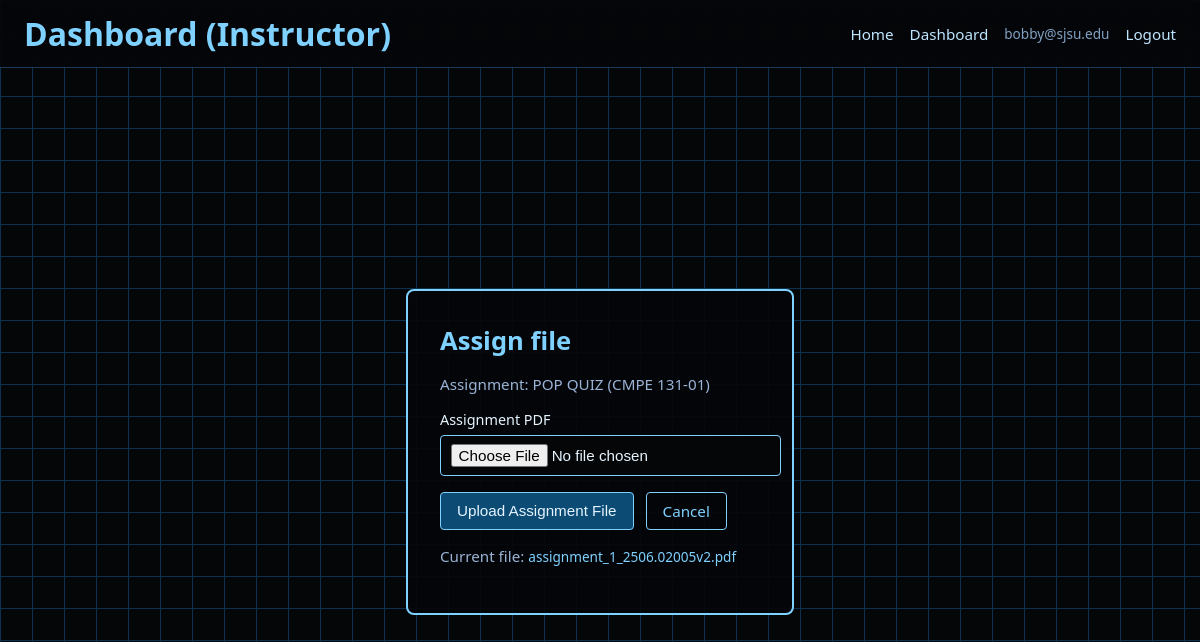
Screenshot of /assignments/1/assign-file (signed in) with the database file from the repository.
### app/models.py (models this page shows, shortened)
class User(db.Model, UserMixin):
    id = db.Column(db.Integer, primary_key=True)
    email = db.Column(db.String(255), unique=True, nullable=False)
    password_hash = db.Column(db.String(255), nullable=False)
    role = db.Column(db.String(32), nullable=False, default="student")  # "student" or "instructor"
    enrollments = db.relationship("Enrollment", back_populates="user", cascade="all, delete-orphan")
    submissions = db.relationship("Submission", back_populates="student", cascade="all, delete-orphan")

class Assignment(db.Model):
    id = db.Column(db.Integer, primary_key=True)
    course_id = db.Column(db.Integer, db.ForeignKey("course.id"), nullable=False)
    title = db.Column(db.String(255), nullable=False)
    description = db.Column(db.Text, nullable=True)
    due_date = db.Column(db.DateTime, nullable=True)
    created_at = db.Column(db.DateTime, default=datetime.utcnow)
    prompt_file_path = db.Column(db.String(512), nullable=True)
    course = db.relationship("Course", back_populates="assignments")
    submissions = db.relationship("Submission", back_populates="assignment", cascade="all, delete-orphan")
    rubric_items = db.relationship("RubricItem", back_populates="assignment", cascade="all, delete-orphan")

class Course(db.Model):
    id = db.Column(db.Integer, primary_key=True)
    code = db.Column(db.String(64), nullable=False)
    title = db.Column(db.String(255), nullable=True)
    enrollments = db.relationship("Enrollment", back_populates="course", cascade="all, delete-orphan")
    assignments = db.relationship("Assignment", back_populates="course", cascade="all, delete-orphan")

### app/main/routes.py (the view, shortened to what this page needs)
@main_bp.route("/assignments/<int:assignment_id>/assign-file", methods=["GET", "POST"])
@login_required
def assign_file(assignment_id):
    if current_user.role != "instructor":
        abort(403)
    assignment = Assignment.query.get_or_404(assignment_id)
    form = AssignmentFileForm()
    return render_template("main/assignment_file_upload.html", assignment=assignment, form=form)

### app/forms.py
class AssignmentFileForm(FlaskForm):
    assignment_file = FileField(
        "Assignment PDF",
        validators=[
            FileRequired(),
            FileAllowed(["pdf"], "PDF files only."),
        ],
    )
    submit = SubmitField("Upload Assignment File")

### app/__init__.py (called while the page is built)
@login_manager.user_loader
def load_user(user_id: str):
    try:
        from .models import User
        return User.query.get(int(user_id))
    except Exception:
        return None

### app/templates/main/assignment_file_upload.html (shortened to what this page needs)
{% extends "base.html" %}
{% block header_title %}
  Dashboard (Instructor)
{% endblock %}
{% block content %}
<div class="center-wrapper">
  <div class="auth-card">
    <h1 class="page-title">Assign file</h1>
    <p class="muted" style="margin-bottom: 1rem;">
      Assignment: {{ assignment.title }} ({{ assignment.course.code }})
    </p>
    <form method="POST" enctype="multipart/form-data" novalidate>
      <div class="form-group">
        {{ form.assignment_file.label(class="form-label") }}
        {{ form.assignment_file(class="form-input") }}
      </div>
      <div class="button-row" style="margin-top: 1rem;">
        <button type="submit" class="btn btn-primary">
          Upload Assignment File
        </button>
        <a href="{{ url_for('main.dashboard', course_id=assignment.course_id) }}" class="btn btn-outline">
          Cancel
        </a>
      </div>
    </form>
    {% if assignment.prompt_file_path %}
      <p class="muted" style="margin-top: 1rem;">
        Current file:
        <a href="{{ url_for('main.uploaded_file', filename=assignment.prompt_file_path) }}" class="small-link" target="_blank">
          {{ assignment.prompt_file_path }}
        </a>
      </p>
    {% endif %}
  </div>
</div>
{% endblock %}

### app/templates/base.html (shortened to what this page needs)
<!doctype html>
<html lang="en">
<head>
  <link rel="stylesheet" href="{{ url_for('static', filename='styles.css') }}">
</head>
<body class="grid-bg">
  <header class="app-header">
    <div class="app-title">
      {% block header_title %}Scanva{% endblock %}
    </div>
    <nav class="nav">
      <a href="{{ url_for('main.index') }}">Home</a>
      {% if current_user.is_authenticated %}
        <a href="{{ url_for('main.dashboard') }}">Dashboard</a>
        <span class="nav-user">{{ current_user.email }}</span>
        <a href="{{ url_for('auth.logout') }}">Logout</a>
      {% else %}
        <a href="{{ url_for('auth.login') }}">Login</a>
        <a href="{{ url_for('auth.register') }}">Create account</a>
      {% endif %}
    </nav>
  </header>
  <main class="main-container">
    {% block content %}{% endblock %}
  </main>
</body>
</html>

### app/static/styles.css (style rules this page uses)
body { margin: 0; font-family: system-ui, -apple-system, BlinkMacSystemFont, "Segoe UI", sans-serif; }
.grid-bg { min-height: 100vh; background-color: #050608; background-image: linear-gradient(#0c304f 1px, transparent 1px), linear-gradient(90deg, #0c304f 1px, transparent 1px); background-size: 32px 32px; color: #e5f4ff; }
.app-header { display: flex; align-items: center; justify-content: space-between; padding: 0.75rem 1.5rem; border-bottom: 1px solid #1a3a5a; background: rgba(5, 6, 8, 0.9); backdrop-filter: blur(8px); }
.app-title { font-size: 2rem; font-weight: 600; color: #7fd1ff; }
.nav { display: flex; gap: 1rem; align-items: center; }
.nav a { text-decoration: none; color: #bfe6ff; font-size: 0.95rem; }
.nav-user { font-size: 0.85rem; color: #80a2c4; }
.main-container { padding: 1.5rem; }
.center-wrapper { display: flex; align-items: center; justify-content: center; min-height: calc(100vh - 80px); }
.auth-card, .home-card { min-width: 320px; max-width: 480px; border: 2px solid #7fd1ff; border-radius: 8px; padding: 2rem; background: rgba(5, 6, 8, 0.92); }
.page-title { margin-top: 0; margin-bottom: 1rem; font-size: 1.6rem; color: #7fd1ff; }
.muted { color: #9ab3d6; font-size: 0.95rem; }
.form-group { margin-bottom: 1rem; }
.form-label { display: block; margin-bottom: 0.35rem; font-size: 0.9rem; color: #e5f4ff; }
.form-input, .form-textarea { width: 100%; padding: 0.5rem 0.6rem; border-radius: 4px; border: 1px solid #7fd1ff; background: #050608; color: #e5f4ff; font-size: 0.95rem; }
.button-row { display: flex; gap: 0.75rem; }
.btn { border-radius: 4px; padding: 0.5rem 1rem; border: 1px solid #7fd1ff; font-size: 0.95rem; cursor: pointer; text-decoration: none; text-align: center; }
.btn-primary { background: #0b4b74; color: #e5f4ff; }
.btn-outline { background: transparent; color: #7fd1ff; }
.small-link { font-size: 0.85rem; color: #7fd1ff; text-decoration: none; }

### rows the page displays
User: email "bobby@sjsu.edu"
Assignment: title "POP QUIZ", prompt_file_path "assignment_1_2506.02005v2.pdf"
Course: course.code "CMPE 131-01"
